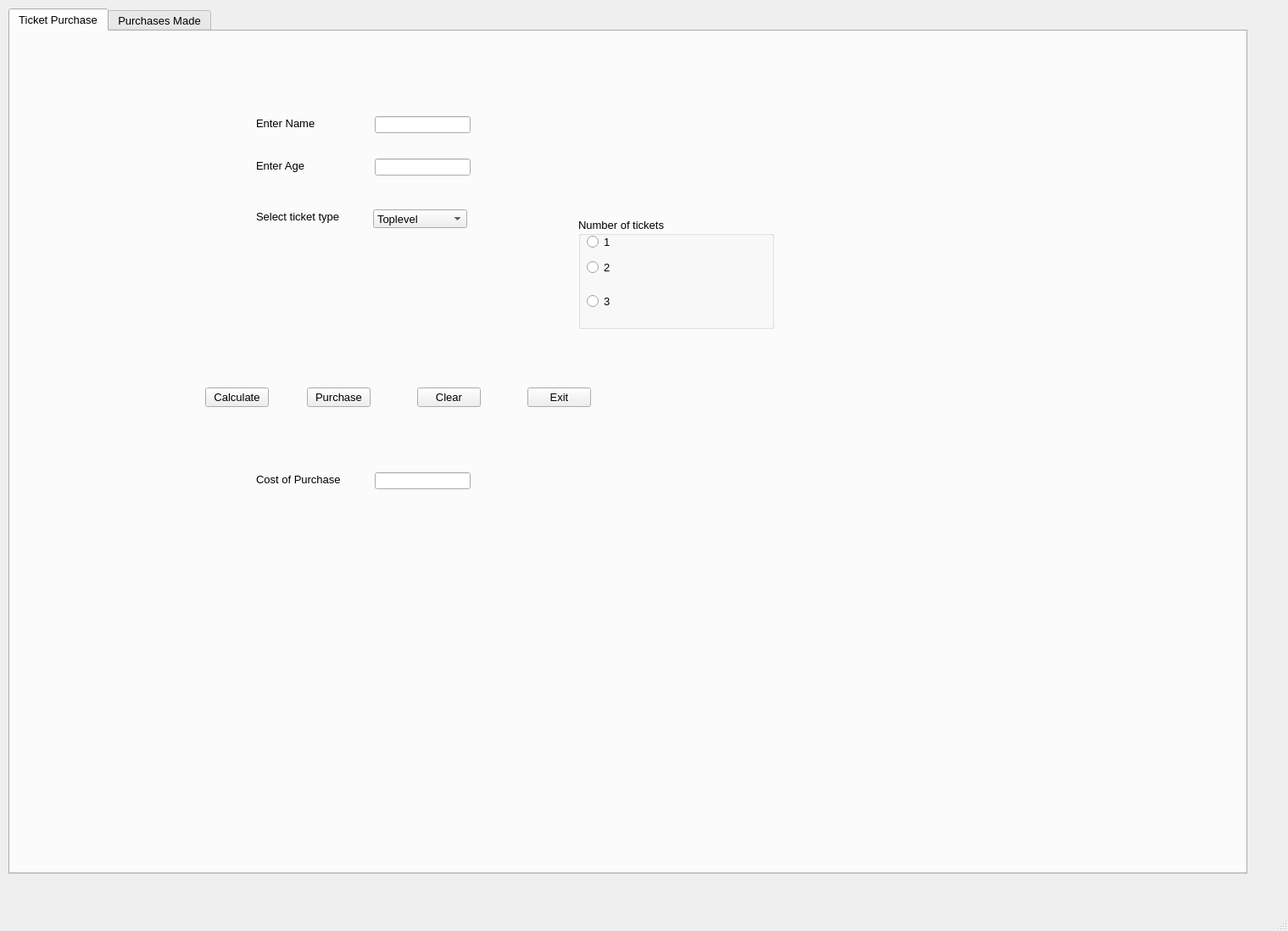
<?xml version="1.0" encoding="UTF-8"?>
<ui version="4.0">
 <class>ticketPurchase</class>
 <widget class="QMainWindow" name="ticketPurchase">
  <property name="geometry">
   <rect>
    <x>0</x>
    <y>0</y>
    <width>1519</width>
    <height>1098</height>
   </rect>
  </property>
  <property name="font">
   <font>
    <family>Arial</family>
    <pointsize>10</pointsize>
   </font>
  </property>
  <property name="windowTitle">
   <string>Ticket Purchase</string>
  </property>
  <widget class="QWidget" name="centralwidget">
   <widget class="QTabWidget" name="tbMainTab">
    <property name="geometry">
     <rect>
      <x>10</x>
      <y>10</y>
      <width>1461</width>
      <height>1021</height>
     </rect>
    </property>
    <property name="currentIndex">
     <number>0</number>
    </property>
    <widget class="QWidget" name="tbTicketPurchase">
     <attribute name="title">
      <string>Ticket Purchase</string>
     </attribute>
     <widget class="QLabel" name="lblName">
      <property name="geometry">
       <rect>
        <x>290</x>
        <y>100</y>
        <width>81</width>
        <height>16</height>
       </rect>
      </property>
      <property name="text">
       <string>Enter Name</string>
      </property>
     </widget>
     <widget class="QLineEdit" name="txtName">
      <property name="geometry">
       <rect>
        <x>430</x>
        <y>100</y>
        <width>113</width>
        <height>20</height>
       </rect>
      </property>
     </widget>
     <widget class="QLabel" name="lblAge">
      <property name="geometry">
       <rect>
        <x>290</x>
        <y>150</y>
        <width>71</width>
        <height>16</height>
       </rect>
      </property>
      <property name="text">
       <string>Enter Age</string>
      </property>
     </widget>
     <widget class="QLineEdit" name="txtAge">
      <property name="geometry">
       <rect>
        <x>430</x>
        <y>150</y>
        <width>113</width>
        <height>20</height>
       </rect>
      </property>
     </widget>
     <widget class="QLabel" name="lblTicketType">
      <property name="geometry">
       <rect>
        <x>290</x>
        <y>210</y>
        <width>111</width>
        <height>16</height>
       </rect>
      </property>
      <property name="text">
       <string>Select ticket type</string>
      </property>
     </widget>
     <widget class="QComboBox" name="cmbTicketType">
      <property name="geometry">
       <rect>
        <x>428</x>
        <y>210</y>
        <width>111</width>
        <height>22</height>
       </rect>
      </property>
      <item>
       <property name="text">
        <string>Toplevel</string>
       </property>
      </item>
      <item>
       <property name="text">
        <string>Midlevel</string>
       </property>
      </item>
      <item>
       <property name="text">
        <string>Courtside</string>
       </property>
      </item>
     </widget>
     <widget class="QPushButton" name="btnCalculate">
      <property name="geometry">
       <rect>
        <x>230</x>
        <y>420</y>
        <width>75</width>
        <height>23</height>
       </rect>
      </property>
      <property name="text">
       <string>Calculate</string>
      </property>
     </widget>
     <widget class="QPushButton" name="btnPurchase">
      <property name="geometry">
       <rect>
        <x>350</x>
        <y>420</y>
        <width>75</width>
        <height>23</height>
       </rect>
      </property>
      <property name="text">
       <string>Purchase</string>
      </property>
     </widget>
     <widget class="QPushButton" name="btnClear">
      <property name="geometry">
       <rect>
        <x>480</x>
        <y>420</y>
        <width>75</width>
        <height>23</height>
       </rect>
      </property>
      <property name="text">
       <string>Clear</string>
      </property>
     </widget>
     <widget class="QPushButton" name="btnExit">
      <property name="geometry">
       <rect>
        <x>610</x>
        <y>420</y>
        <width>75</width>
        <height>23</height>
       </rect>
      </property>
      <property name="text">
       <string>Exit</string>
      </property>
     </widget>
     <widget class="QLabel" name="lblCost">
      <property name="geometry">
       <rect>
        <x>290</x>
        <y>520</y>
        <width>111</width>
        <height>16</height>
       </rect>
      </property>
      <property name="text">
       <string>Cost of Purchase</string>
      </property>
     </widget>
     <widget class="QLineEdit" name="txtCost">
      <property name="geometry">
       <rect>
        <x>430</x>
        <y>520</y>
        <width>113</width>
        <height>20</height>
       </rect>
      </property>
      <property name="readOnly">
       <bool>true</bool>
      </property>
     </widget>
     <widget class="QGroupBox" name="grpNumberOfTickets">
      <property name="geometry">
       <rect>
        <x>670</x>
        <y>220</y>
        <width>231</width>
        <height>131</height>
       </rect>
      </property>
      <property name="title">
       <string>Number of tickets</string>
      </property>
      <widget class="QRadioButton" name="rd1">
       <property name="geometry">
        <rect>
         <x>10</x>
         <y>20</y>
         <width>82</width>
         <height>17</height>
        </rect>
       </property>
       <property name="text">
        <string>1</string>
       </property>
      </widget>
      <widget class="QRadioButton" name="rd2">
       <property name="geometry">
        <rect>
         <x>10</x>
         <y>50</y>
         <width>82</width>
         <height>17</height>
        </rect>
       </property>
       <property name="text">
        <string>2</string>
       </property>
      </widget>
      <widget class="QRadioButton" name="rd3">
       <property name="geometry">
        <rect>
         <x>10</x>
         <y>90</y>
         <width>82</width>
         <height>17</height>
        </rect>
       </property>
       <property name="text">
        <string>3</string>
       </property>
      </widget>
     </widget>
    </widget>
    <widget class="QWidget" name="tbPurchasesMade">
     <attribute name="title">
      <string>Purchases Made</string>
     </attribute>
     <widget class="QListWidget" name="lstPurchasesMade">
      <property name="geometry">
       <rect>
        <x>110</x>
        <y>100</y>
        <width>1211</width>
        <height>501</height>
       </rect>
      </property>
     </widget>
     <widget class="QLabel" name="lblPurchasesMade">
      <property name="geometry">
       <rect>
        <x>120</x>
        <y>60</y>
        <width>101</width>
        <height>16</height>
       </rect>
      </property>
      <property name="text">
       <string>Purchases Made</string>
      </property>
     </widget>
    </widget>
   </widget>
  </widget>
  <widget class="QMenuBar" name="menubar">
   <property name="geometry">
    <rect>
     <x>0</x>
     <y>0</y>
     <width>1519</width>
     <height>22</height>
    </rect>
   </property>
  </widget>
  <widget class="QStatusBar" name="statusbar"/>
 </widget>
 <resources/>
 <connections/>
</ui>
